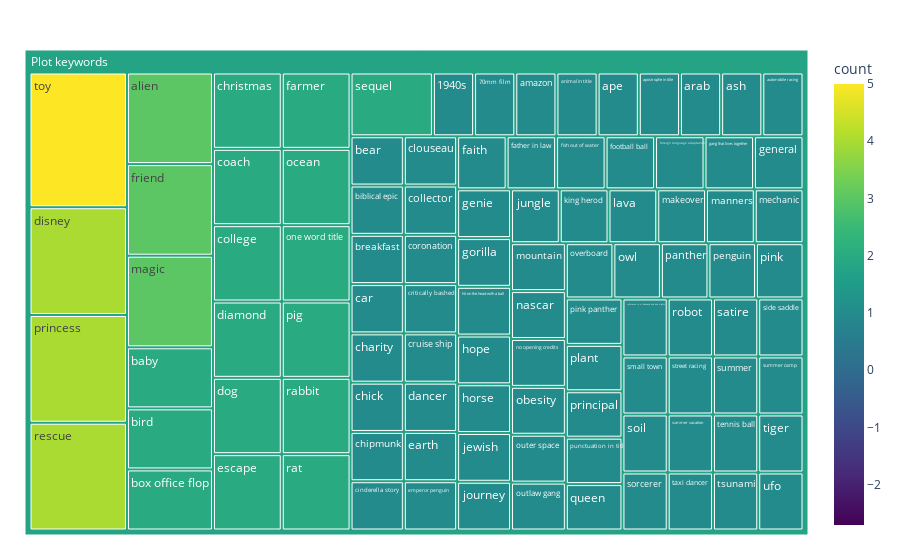

Notebook cell for this chart:
### Code cell
display_text_stat('content_rating == "G"')

### Figure 1 — Plotly figure (JSON) as saved in the notebook; plotly's stock layout.template omitted (floating-point values rounded to 4 significant figures)
{"data": [{"branchvalues": "total", "customdata": [[1], [1], [3], [1], [1], [1], [1], [1], [1], [1], [2], [1], [1], [2], [2], [1], [1], [1], [1], [1], [2], [1], [1], [2], [1], [2], [1], [1], [1], [1], [2], [4], [2], [1], [1], [2], [1], [2], [1], [1], [1], [1], [3], [1], [1], [1], [1], [1], [1], [1], [1], [1], [1], [1], [1], [3], [1], [1], [1], [1], [1], [1], [1], [2], [2], [1], [1], [1], [1], [1], [1], [2], [1], [1], [1], [4], [1], [1], [1], [2], [2], [1], [4], [1], [1], [2], [1], [1], [1], [1], [1], [1], [1], [1], [1], [1], [1], [5], [1], [1], [1.785]], "domain": {"x": [0, 1], "y": [0, 1]}, "hovertemplate": "labels=%{label}<br>count_sum=%{value}<br>parent=%{parent}<br>id=%{id}<br>count=%{color}<extra></extra>", "ids": ["Plot keywords/1940s", "Plot keywords/70mm film", "Plot keywords/alien", "Plot keywords/amazon", "Plot keywords/animal in title", "Plot keywords/ape", "Plot keywords/apostrophe in title", "Plot keywords/arab", "Plot keywords/ash", "Plot keywords/automobile racing", "Plot keywords/baby", "Plot keywords/bear", "Plot keywords/biblical epic", "Plot keywords/bird", "Plot keywords/box office flop", "Plot keywords/breakfast", "Plot keywords/car", "Plot keywords/charity", "Plot keywords/chick", "Plot keywords/chipmunk", "Plot keywords/christmas", "Plot keywords/cinderella story", "Plot keywords/clouseau", "Plot keywords/coach", "Plot keywords/collector", "Plot keywords/college", "Plot keywords/coronation", "Plot keywords/critically bashed", "Plot keywords/cruise ship", "Plot keywords/dancer", "Plot keywords/diamond", "Plot keywords/disney", "Plot keywords/dog", "Plot keywords/earth", "Plot keywords/emperor penguin", "Plot keywords/escape", "Plot keywords/faith", "Plot keywords/farmer", "Plot keywords/father in law", "Plot keywords/fish out of water", "Plot keywords/football ball", "Plot keywords/foreign language adaptation", "Plot keywords/friend", "Plot keywords/gang that lives together", "Plot keywords/general", "Plot keywords/genie", "Plot keywords/gorilla", "Plot keywords/hit on the head with a ball", "Plot keywords/hope", "Plot keywords/horse", "Plot keywords/jewish", "Plot keywords/journey", "Plot keywords/jungle", "Plot keywords/king herod", "Plot keywords/lava", "Plot keywords/magic", "Plot keywords/makeover", "Plot keywords/manners", "Plot keywords/mechanic", "Plot keywords/mountain", "Plot keywords/nascar", "Plot keywords/no opening credits", "Plot keywords/obesity", "Plot keywords/ocean", "Plot keywords/one word title", "Plot keywords/outer space", "Plot keywords/outlaw gang", "Plot keywords/overboard", "Plot keywords/owl", "Plot keywords/panther", "Plot keywords/penguin", "Plot keywords/pig", "Plot keywords/pink", "Plot keywords/pink panther", "Plot keywords/plant", "Plot keywords/princess", "Plot keywords/principal", "Plot keywords/punctuation in title", "Plot keywords/queen", "Plot keywords/rabbit", "Plot keywords/rat", "Plot keywords/reference to a thousand and one nights", "Plot keywords/rescue", "Plot keywords/robot", "Plot keywords/satire", "Plot keywords/sequel", "Plot keywords/side saddle", "Plot keywords/small town", "Plot keywords/soil", "Plot keywords/sorcerer", "Plot keywords/street racing", "Plot keywords/summer", "Plot keywords/summer camp", "Plot keywords/summer vacation", "Plot keywords/taxi dancer", "Plot keywords/tennis ball", "Plot keywords/tiger", "Plot keywords/toy", "Plot keywords/tsunami", "Plot keywords/ufo", "Plot keywords"], "labels": ["1940s", "70mm film", "alien", "amazon", "animal in title", "ape", "apostrophe in title", "arab", "ash", "automobile racing", "baby", "bear", "biblical epic", "bird", "box office flop", "breakfast", "car", "charity", "chick", "chipmunk", "christmas", "cinderella story", "clouseau", "coach", "collector", "college", "coronation", "critically bashed", "cruise ship", "dancer", "diamond", "disney", "dog", "earth", "emperor penguin", "escape", "faith", "farmer", "father in law", "fish out of water", "football ball", "foreign language adaptation", "friend", "gang that lives together", "general", "genie", "gorilla", "hit on the head with a ball", "hope", "horse", "jewish", "journey", "jungle", "king herod", "lava", "magic", "makeover", "manners", "mechanic", "mountain", "nascar", "no opening credits", "obesity", "ocean", "one word title", "outer space", "outlaw gang", "overboard", "owl", "panther", "penguin", "pig", "pink", "pink panther", "plant", "princess", "principal", "punctuation in title", "queen", "rabbit", "rat", "reference to a thousand and one nights", "rescue", "robot", "satire", "sequel", "side saddle", "small town", "soil", "sorcerer", "street racing", "summer", "summer camp", "summer vacation", "taxi dancer", "tennis ball", "tiger", "toy", "tsunami", "ufo", "Plot keywords"], "marker": {"coloraxis": "coloraxis", "colors": [1, 1, 3, 1, 1, 1, 1, 1, 1, 1, 2, 1, 1, 2, 2, 1, 1, 1, 1, 1, 2, 1, 1, 2, 1, 2, 1, 1, 1, 1, 2, 4, 2, 1, 1, 2, 1, 2, 1, 1, 1, 1, 3, 1, 1, 1, 1, 1, 1, 1, 1, 1, 1, 1, 1, 3, 1, 1, 1, 1, 1, 1, 1, 2, 2, 1, 1, 1, 1, 1, 1, 2, 1, 1, 1, 4, 1, 1, 1, 2, 2, 1, 4, 1, 1, 2, 1, 1, 1, 1, 1, 1, 1, 1, 1, 1, 1, 5, 1, 1, 1.785]}, "name": "", "parents": ["Plot keywords", "Plot keywords", "Plot keywords", "Plot keywords", "Plot keywords", "Plot keywords", "Plot keywords", "Plot keywords", "Plot keywords", "Plot keywords", "Plot keywords", "Plot keywords", "Plot keywords", "Plot keywords", "Plot keywords", "Plot keywords", "Plot keywords", "Plot keywords", "Plot keywords", "Plot keywords", "Plot keywords", "Plot keywords", "Plot keywords", "Plot keywords", "Plot keywords", "Plot keywords", "Plot keywords", "Plot keywords", "Plot keywords", "Plot keywords", "Plot keywords", "Plot keywords", "Plot keywords", "Plot keywords", "Plot keywords", "Plot keywords", "Plot keywords", "Plot keywords", "Plot keywords", "Plot keywords", "Plot keywords", "Plot keywords", "Plot keywords", "Plot keywords", "Plot keywords", "Plot keywords", "Plot keywords", "Plot keywords", "Plot keywords", "Plot keywords", "Plot keywords", "Plot keywords", "Plot keywords", "Plot keywords", "Plot keywords", "Plot keywords", "Plot keywords", "Plot keywords", "Plot keywords", "Plot keywords", "Plot keywords", "Plot keywords", "Plot keywords", "Plot keywords", "Plot keywords", "Plot keywords", "Plot keywords", "Plot keywords", "Plot keywords", "Plot keywords", "Plot keywords", "Plot keywords", "Plot keywords", "Plot keywords", "Plot keywords", "Plot keywords", "Plot keywords", "Plot keywords", "Plot keywords", "Plot keywords", "Plot keywords", "Plot keywords", "Plot keywords", "Plot keywords", "Plot keywords", "Plot keywords", "Plot keywords", "Plot keywords", "Plot keywords", "Plot keywords", "Plot keywords", "Plot keywords", "Plot keywords", "Plot keywords", "Plot keywords", "Plot keywords", "Plot keywords", "Plot keywords", "Plot keywords", "Plot keywords", ""], "type": "treemap", "values": [1, 1, 3, 1, 1, 1, 1, 1, 1, 1, 2, 1, 1, 2, 2, 1, 1, 1, 1, 1, 2, 1, 1, 2, 1, 2, 1, 1, 1, 1, 2, 4, 2, 1, 1, 2, 1, 2, 1, 1, 1, 1, 3, 1, 1, 1, 1, 1, 1, 1, 1, 1, 1, 1, 1, 3, 1, 1, 1, 1, 1, 1, 1, 2, 2, 1, 1, 1, 1, 1, 1, 2, 1, 1, 1, 4, 1, 1, 1, 2, 2, 1, 4, 1, 1, 2, 1, 1, 1, 1, 1, 1, 1, 1, 1, 1, 1, 5, 1, 1, 135]}], "layout": {"coloraxis": {"cmid": 1.149, "colorbar": {"title": {"text": "count"}}, "colorscale": [[0, "#440154"], [0.1111, "#482878"], [0.2222, "#3e4989"], [0.3333, "#31688e"], [0.4444, "#26828e"], [0.5556, "#1f9e89"], [0.6667, "#35b779"], [0.7778, "#6ece58"], [0.8889, "#b5de2b"], [1, "#fde725"]]}, "legend": {"tracegroupgap": 0}, "margin": {"b": 25, "l": 25, "r": 25, "t": 50}}}
